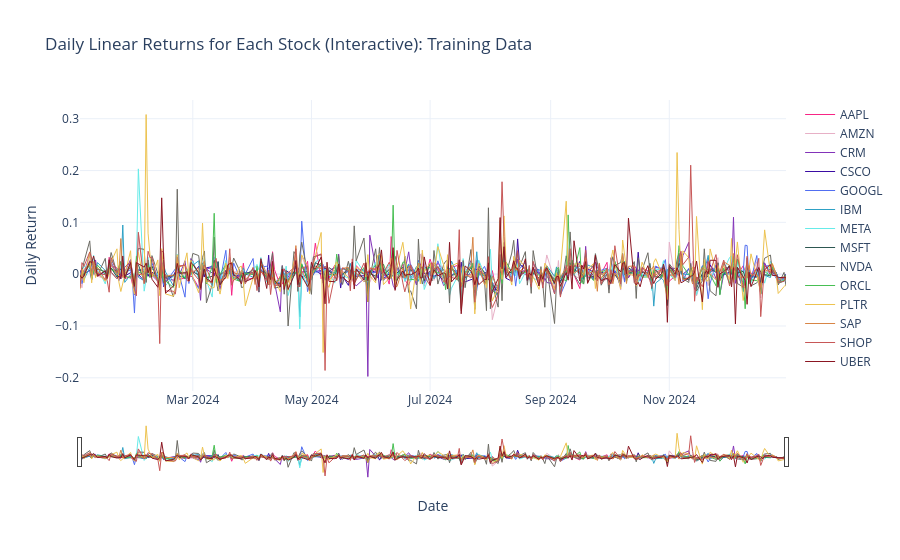

Notebook source saved alongside this figure:
### Code cell
######################### Plot adjusted close data for each stock ########################
fig, ax = plt.subplots(figsize=(14, 7))

for i, stock in enumerate(tickers):
    plt.plot(data.index, data[stock], color=stock_colors[i], linewidth=1.4, label=stock)
    
ax.set(title='Raw equity observations: Adjusted close stock prices', xlabel='Date', ylabel='Adjusted Close')
ax.grid(True, color='dimgrey', lw=0.3)
ax.legend(ncol=5, fontsize=9)
plt.show()


######################### Plot training data linear returns for each stock #######################
fig = go.Figure()

for i, stock in enumerate(tickers):
    fig.add_trace(go.Scatter(x=df_x_train.index, y=df_x_train[stock], marker=dict(color=stock_colors[i]), mode="lines", line=dict(width=1), name=stock))

fig.update_layout(
    title="Daily Linear Returns for Each Stock (Interactive): Training Data",
    xaxis_title="Date",
    yaxis_title="Daily Return",
    template="plotly_white",
    hovermode="x unified"
)
fig.update_xaxes(rangeslider_visible=True)
fig.show()

### Figure 1 — Plotly figure (JSON) as saved in the notebook; plotly's stock layout.template omitted (floating-point values rounded to 4 significant figures; data arrays with more than 128 entries replaced by an {"elided": "..."} marker saying what was removed)
{"data": [{"line": {"width": 1}, "marker": {"color": "#F72585"}, "mode": "lines", "name": "AAPL", "type": "scatter", "x": {"elided": "251 str values"}, "y": {"elided": "251 float values"}}, {"line": {"width": 1}, "marker": {"color": "#e7b0c6"}, "mode": "lines", "name": "AMZN", "type": "scatter", "x": {"elided": "251 str values"}, "y": {"elided": "251 float values"}}, {"line": {"width": 1}, "marker": {"color": "#8333B9"}, "mode": "lines", "name": "CRM", "type": "scatter", "x": {"elided": "251 str values"}, "y": {"elided": "251 float values"}}, {"line": {"width": 1}, "marker": {"color": "#3A0CA3"}, "mode": "lines", "name": "CSCO", "type": "scatter", "x": {"elided": "251 str values"}, "y": {"elided": "251 float values"}}, {"line": {"width": 1}, "marker": {"color": "#516EF1"}, "mode": "lines", "name": "GOOGL", "type": "scatter", "x": {"elided": "251 str values"}, "y": {"elided": "251 float values"}}, {"line": {"width": 1}, "marker": {"color": "#2EA1C5"}, "mode": "lines", "name": "IBM", "type": "scatter", "x": {"elided": "251 str values"}, "y": {"elided": "251 float values"}}, {"line": {"width": 1}, "marker": {"color": "#66EBE9"}, "mode": "lines", "name": "META", "type": "scatter", "x": {"elided": "251 str values"}, "y": {"elided": "251 float values"}}, {"line": {"width": 1}, "marker": {"color": "#2D5751"}, "mode": "lines", "name": "MSFT", "type": "scatter", "x": {"elided": "251 str values"}, "y": {"elided": "251 float values"}}, {"line": {"width": 1}, "marker": {"color": "#6C6B64"}, "mode": "lines", "name": "NVDA", "type": "scatter", "x": {"elided": "251 str values"}, "y": {"elided": "251 float values"}}, {"line": {"width": 1}, "marker": {"color": "#48bf53"}, "mode": "lines", "name": "ORCL", "type": "scatter", "x": {"elided": "251 str values"}, "y": {"elided": "251 float values"}}, {"line": {"width": 1}, "marker": {"color": "#edc350"}, "mode": "lines", "name": "PLTR", "type": "scatter", "x": {"elided": "251 str values"}, "y": {"elided": "251 float values"}}, {"line": {"width": 1}, "marker": {"color": "#d88546"}, "mode": "lines", "name": "SAP", "type": "scatter", "x": {"elided": "251 str values"}, "y": {"elided": "251 float values"}}, {"line": {"width": 1}, "marker": {"color": "#C75757"}, "mode": "lines", "name": "SHOP", "type": "scatter", "x": {"elided": "251 str values"}, "y": {"elided": "251 float values"}}, {"line": {"width": 1}, "marker": {"color": "#8B1622"}, "mode": "lines", "name": "UBER", "type": "scatter", "x": {"elided": "251 str values"}, "y": {"elided": "251 float values"}}], "layout": {"hovermode": "x unified", "title": {"text": "Daily Linear Returns for Each Stock (Interactive): Training Data"}, "xaxis": {"rangeslider": {"visible": true}, "title": {"text": "Date"}}, "yaxis": {"title": {"text": "Daily Return"}}}}
